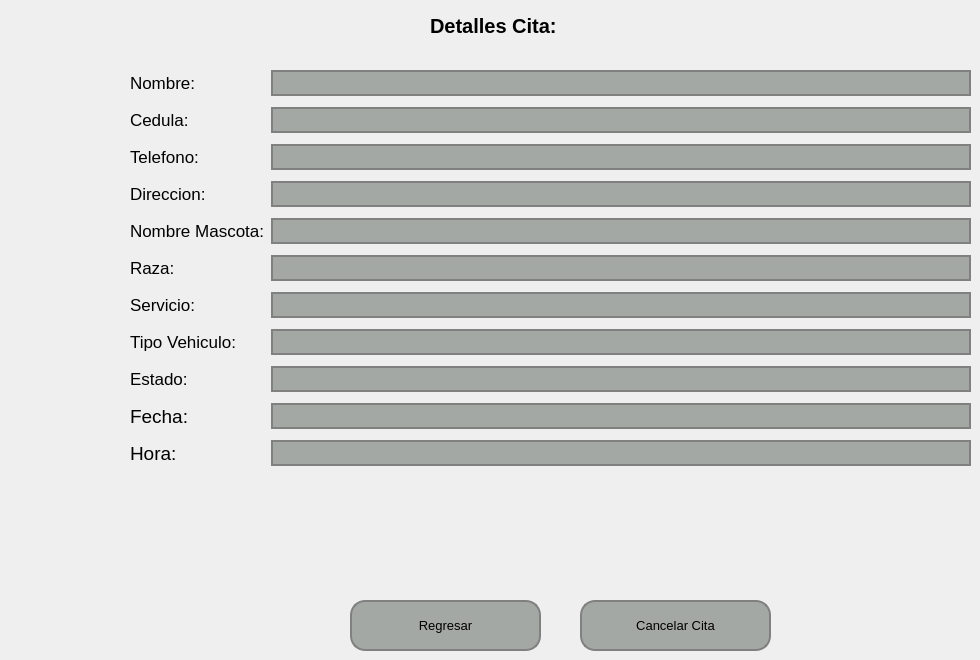
   <widget class="QWidget" name="pageDetallesContaduria">
    <widget class="QLabel" name="label_75">
     <property name="geometry">
      <rect>
       <x>430</x>
       <y>10</y>
       <width>171</width>
       <height>31</height>
      </rect>
     </property>
     <property name="font">
      <font>
       <pointsize>15</pointsize>
       <weight>75</weight>
       <bold>true</bold>
      </font>
     </property>
     <property name="text">
      <string>Detalles Cita:</string>
     </property>
    </widget>
    <widget class="QWidget" name="formLayoutWidget_9">
     <property name="geometry">
      <rect>
       <x>130</x>
       <y>70</y>
       <width>841</width>
       <height>501</height>
      </rect>
     </property>
     <layout class="QFormLayout" name="formLayout_10">
      <property name="verticalSpacing">
       <number>11</number>
      </property>
      <item row="0" column="0">
       <widget class="QLabel" name="label_80">
        <property name="font">
         <font>
          <pointsize>13</pointsize>
         </font>
        </property>
        <property name="text">
         <string>Nombre: </string>
        </property>
       </widget>
      </item>
      <item row="0" column="1">
       <widget class="QLineEdit" name="lineEditNombreDetallesCita">
        <property name="font">
         <font>
          <pointsize>13</pointsize>
         </font>
        </property>
        <property name="styleSheet">
         <string notr="true">    background-color: #a4a8a5; /* Color del botón */
    border-radius: 15px;       /* Borde redondeado, ajusta el valor para más curvatura */
    border: 2px solid #808080; /* Opcional: agrega un borde de color gris */</string>
        </property>
       </widget>
      </item>
      <item row="1" column="0">
       <widget class="QLabel" name="label_81">
        <property name="font">
         <font>
          <pointsize>13</pointsize>
         </font>
        </property>
        <property name="text">
         <string>Cedula: </string>
        </property>
       </widget>
      </item>
      <item row="1" column="1">
       <widget class="QLineEdit" name="lineEditCedulaDetallesCita">
        <property name="font">
         <font>
          <pointsize>13</pointsize>
         </font>
        </property>
        <property name="styleSheet">
         <string notr="true">    background-color: #a4a8a5; /* Color del botón */
    border-radius: 15px;       /* Borde redondeado, ajusta el valor para más curvatura */
    border: 2px solid #808080; /* Opcional: agrega un borde de color gris */</string>
        </property>
       </widget>
      </item>
      <item row="2" column="0">
       <widget class="QLabel" name="label_82">
        <property name="font">
         <font>
          <pointsize>13</pointsize>
         </font>
        </property>
        <property name="text">
         <string>Telefono:</string>
        </property>
       </widget>
      </item>
      <item row="2" column="1">
       <widget class="QLineEdit" name="lineEditTelefonoDetallesCita">
        <property name="font">
         <font>
          <pointsize>13</pointsize>
         </font>
        </property>
        <property name="styleSheet">
         <string notr="true">    background-color: #a4a8a5; /* Color del botón */
    border-radius: 15px;       /* Borde redondeado, ajusta el valor para más curvatura */
    border: 2px solid #808080; /* Opcional: agrega un borde de color gris */</string>
        </property>
       </widget>
      </item>
      <item row="3" column="0">
       <widget class="QLabel" name="label_83">
        <property name="font">
         <font>
          <pointsize>13</pointsize>
         </font>
        </property>
        <property name="text">
         <string>Direccion:</string>
        </property>
       </widget>
      </item>
      <item row="3" column="1">
       <widget class="QLineEdit" name="lineEditDireccionDetallesCita">
        <property name="font">
         <font>
          <pointsize>13</pointsize>
         </font>
        </property>
        <property name="styleSheet">
         <string notr="true">    background-color: #a4a8a5; /* Color del botón */
    border-radius: 15px;       /* Borde redondeado, ajusta el valor para más curvatura */
    border: 2px solid #808080; /* Opcional: agrega un borde de color gris */</string>
        </property>
       </widget>
      </item>
      <item row="4" column="0">
       <widget class="QLabel" name="label_85">
        <property name="font">
         <font>
          <pointsize>13</pointsize>
         </font>
        </property>
        <property name="text">
         <string>Nombre Mascota:</string>
        </property>
       </widget>
      </item>
      <item row="4" column="1">
       <widget class="QLineEdit" name="lineEditNombreMascotaCita">
        <property name="font">
         <font>
          <pointsize>13</pointsize>
         </font>
        </property>
        <property name="styleSheet">
         <string notr="true">    background-color: #a4a8a5; /* Color del botón */
    border-radius: 15px;       /* Borde redondeado, ajusta el valor para más curvatura */
    border: 2px solid #808080; /* Opcional: agrega un borde de color gris */</string>
        </property>
       </widget>
      </item>
      <item row="5" column="0">
       <widget class="QLabel" name="label_76">
        <property name="font">
         <font>
          <pointsize>13</pointsize>
         </font>
        </property>
        <property name="text">
         <string>Raza:</string>
        </property>
       </widget>
      </item>
      <item row="5" column="1">
       <widget class="QLineEdit" name="lineEditRazaCita">
        <property name="font">
         <font>
          <pointsize>13</pointsize>
         </font>
        </property>
        <property name="styleSheet">
         <string notr="true">    background-color: #a4a8a5; /* Color del botón */
    border-radius: 15px;       /* Borde redondeado, ajusta el valor para más curvatura */
    border: 2px solid #808080; /* Opcional: agrega un borde de color gris */</string>
        </property>
       </widget>
      </item>
      <item row="6" column="0">
       <widget class="QLabel" name="label_77">
        <property name="font">
         <font>
          <pointsize>13</pointsize>
         </font>
        </property>
        <property name="text">
         <string>Servicio:</string>
        </property>
       </widget>
      </item>
      <item row="6" column="1">
       <widget class="QLineEdit" name="lineEditServicioDetallesCita">
        <property name="font">
         <font>
          <pointsize>13</pointsize>
         </font>
        </property>
        <property name="styleSheet">
         <string notr="true">    background-color: #a4a8a5; /* Color del botón */
    border-radius: 15px;       /* Borde redondeado, ajusta el valor para más curvatura */
    border: 2px solid #808080; /* Opcional: agrega un borde de color gris */</string>
        </property>
       </widget>
      </item>
      <item row="7" column="0">
       <widget class="QLabel" name="label_78">
        <property name="font">
         <font>
          <pointsize>13</pointsize>
         </font>
        </property>
        <property name="text">
         <string>Tipo Vehiculo:</string>
        </property>
       </widget>
      </item>
      <item row="7" column="1">
       <widget class="QLineEdit" name="lineEditTipoServicioCita">
        <property name="font">
         <font>
          <pointsize>13</pointsize>
         </font>
        </property>
        <property name="styleSheet">
         <string notr="true">    background-color: #a4a8a5; /* Color del botón */
    border-radius: 15px;       /* Borde redondeado, ajusta el valor para más curvatura */
    border: 2px solid #808080; /* Opcional: agrega un borde de color gris */</string>
        </property>
       </widget>
      </item>
      <item row="8" column="0">
       <widget class="QLabel" name="label_79">
        <property name="font">
         <font>
          <pointsize>13</pointsize>
         </font>
        </property>
        <property name="text">
         <string>Estado:</string>
        </property>
       </widget>
      </item>
      <item row="8" column="1">
       <widget class="QLineEdit" name="lineEditEstadoCita">
        <property name="font">
         <font>
          <pointsize>13</pointsize>
         </font>
        </property>
        <property name="styleSheet">
         <string notr="true">    background-color: #a4a8a5; /* Color del botón */
    border-radius: 15px;       /* Borde redondeado, ajusta el valor para más curvatura */
    border: 2px solid #808080; /* Opcional: agrega un borde de color gris */</string>
        </property>
       </widget>
      </item>
      <item row="9" column="0">
       <widget class="QLabel" name="label_84">
        <property name="font">
         <font>
          <pointsize>14</pointsize>
         </font>
        </property>
        <property name="text">
         <string>Fecha: </string>
        </property>
       </widget>
      </item>
      <item row="10" column="0">
       <widget class="QLabel" name="label_86">
        <property name="font">
         <font>
          <pointsize>14</pointsize>
         </font>
        </property>
        <property name="text">
         <string>Hora:</string>
        </property>
       </widget>
      </item>
      <item row="9" column="1">
       <widget class="QLineEdit" name="lineEditFechaCita">
        <property name="font">
         <font>
          <pointsize>13</pointsize>
         </font>
        </property>
        <property name="styleSheet">
         <string notr="true">    background-color: #a4a8a5; /* Color del botón */
    border-radius: 15px;       /* Borde redondeado, ajusta el valor para más curvatura */
    border: 2px solid #808080; /* Opcional: agrega un borde de color gris */</string>
        </property>
       </widget>
      </item>
      <item row="10" column="1">
       <widget class="QLineEdit" name="lineEditHoraCita">
        <property name="font">
         <font>
          <pointsize>13</pointsize>
         </font>
        </property>
        <property name="styleSheet">
         <string notr="true">    background-color: #a4a8a5; /* Color del botón */
    border-radius: 15px;       /* Borde redondeado, ajusta el valor para más curvatura */
    border: 2px solid #808080; /* Opcional: agrega un borde de color gris */</string>
        </property>
       </widget>
      </item>
     </layout>
    </widget>
    <widget class="QPushButton" name="pushButtonCancelarCita">
     <property name="geometry">
      <rect>
       <x>580</x>
       <y>600</y>
       <width>191</width>
       <height>51</height>
      </rect>
     </property>
     <property name="font">
      <font>
       <pointsize>10</pointsize>
      </font>
     </property>
     <property name="styleSheet">
      <string notr="true">QPushButton {
    background-color: #a4a8a5; /* Color del botón */
    border-radius: 15px;       /* Borde redondeado, ajusta el valor para más curvatura */
    border: 2px solid #808080; /* Opcional: agrega un borde de color gris */
}

QPushButton:hover {
    background-color: #b0b5b0; /* Color al pasar el mouse */
}

QPushButton:pressed {
    background-color: #8f938f; /* Color al hacer clic */
}
</string>
     </property>
     <property name="text">
      <string>Cancelar Cita</string>
     </property>
    </widget>
    <widget class="QPushButton" name="pushButtonRegresarDetallesCita">
     <property name="geometry">
      <rect>
       <x>350</x>
       <y>600</y>
       <width>191</width>
       <height>51</height>
      </rect>
     </property>
     <property name="font">
      <font>
       <pointsize>10</pointsize>
      </font>
     </property>
     <property name="styleSheet">
      <string notr="true">QPushButton {
    background-color: #a4a8a5; /* Color del botón */
    border-radius: 15px;       /* Borde redondeado, ajusta el valor para más curvatura */
    border: 2px solid #808080; /* Opcional: agrega un borde de color gris */
}

QPushButton:hover {
    background-color: #b0b5b0; /* Color al pasar el mouse */
}

QPushButton:pressed {
    background-color: #8f938f; /* Color al hacer clic */
}
</string>
     </property>
     <property name="text">
      <string>Regresar</string>
     </property>
    </widget>
   </widget>
